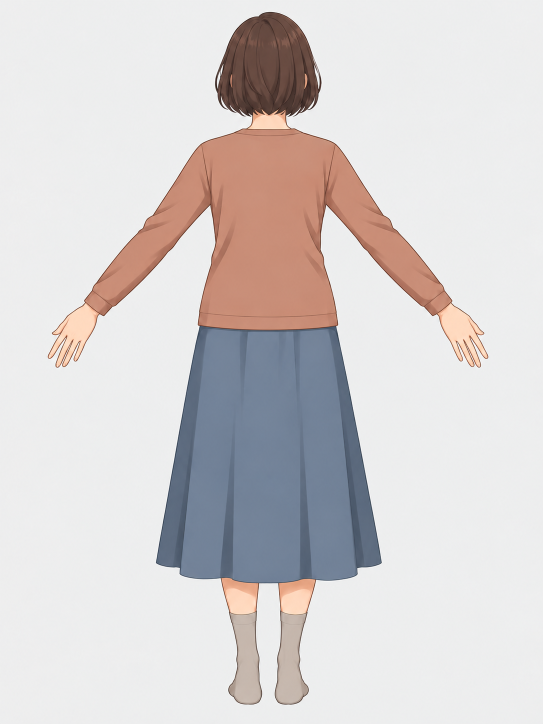
#> input picture tools/characters/design/walker-female-01-back.png, 1086 x 1448 px (shown at 1/2 size)
$ python -i shrink_glb_textures.py   (imports and definitions only)
#> lines starting #> are read from the running program, lines starting #| are printed output that depends on the picture
"""GLB の中の画像を小さくして（長辺 SIZE px の JPEG に）書き直す。形・骨・動きはそのまま。

Meshy の書き出しは 2048px の PNG を3枚（色・法線・金属/粗さ）持ち、1体 11MB ある。
ウォークスルーの人物は画面の一部にしか映らないので、1024px の JPEG で足りる（約 1/5 になる）。

縮める前に、色の島（UV の島）の外側の余白を、島の縁の色で埋め広げる。Meshy のテクスチャは島が細かく
大量に分かれていて余白がほとんど無く、そのまま縮めると島の縁に隣の島や黒い余白の色が混ざり、
人物の表面に線やすき間が見えた（利用者の指摘）。

島かどうかは、メッシュの UV の三角形を画像に塗って決める（色では決めない）。Meshy の書き出しは余白が
黒でなく白っぽく塗られている所が多く、色で決めると白い余白が島に数えられて残り、遠目で使う縮小版の画像
（ミップマップ）で髪や服の継ぎ目に白い点々が出た（利用者の指摘、2026-11-05）。

clean を付けると、髪とセーターの上に浮いた点や細い筋（Meshy の色の画像に描き込まれている物）を、周りの色で塗る。
周りの 11x11 画素の7割以上が髪の茶色かセーターの緑なのに自分だけ違う色の画素だけを対象にするので、
顔（周りが肌色）の目・口・眉には触らない。

  python3 tools/characters/shrink_glb_textures.py in.glb out.glb [SIZE=1024] [clean]
"""
import io, json, struct, sys
import numpy as np
from PIL import Image


# [82 lines left out: functions _accessor, uv_mask, _box, clean_flat_specks, shrink_padded, not called in this run]


def main(src, dst, size=1024, clean=False):
    data = open(src, 'rb').read()
    jlen = struct.unpack_from('<I', data, 12)[0]
    j = json.loads(data[20:20 + jlen])
    boff = 20 + jlen
    blen = struct.unpack_from('<I', data, boff)[0]
    bin_ = data[boff + 8: boff + 8 + blen]
    views = [bin_[v.get('byteOffset', 0): v.get('byteOffset', 0) + v['byteLength']] for v in j['bufferViews']]
    for ii, img in enumerate(j.get('images', [])):
        bv = img['bufferView']
        im = Image.open(io.BytesIO(views[bv]))
        im = im.convert('RGB')
        if 'normal' not in (img.get('name') or ''):
            mask = uv_mask(j, views, ii, *im.size)
            if clean and mask is not None: im = clean_flat_specks(im)      # 色の画像だけ（金属・粗さの画像は使われない）
            im = shrink_padded(im, size, mask)
        elif max(im.size) > size:
            im = im.resize((size, size) if im.size[0] == im.size[1] else (size, round(im.size[1] * size / im.size[0])), Image.LANCZOS)
        out = io.BytesIO()
        im.save(out, 'JPEG', quality=88 if 'normal' in (img.get('name') or '') else 90, subsampling=0)
        views[bv] = out.getvalue()
        img['mimeType'] = 'image/jpeg'
    # 並べ直す（各区切りは4バイト境界）
    buf = bytearray()
    for i, v in enumerate(views):
        while len(buf) % 4: buf.append(0)
        j['bufferViews'][i]['byteOffset'] = len(buf)
        j['bufferViews'][i]['byteLength'] = len(v)
        buf += v
    while len(buf) % 4: buf.append(0)
    j['buffers'] = [{'byteLength': len(buf)}]
    js = json.dumps(j, separators=(',', ':')).encode()
    while len(js) % 4: js += b' '
    total = 12 + 8 + len(js) + 8 + len(buf)
    with open(dst, 'wb') as f:
        f.write(struct.pack('<III', 0x46546C67, 2, total))
        f.write(struct.pack('<II', len(js), 0x4E4F534A)); f.write(js)
        f.write(struct.pack('<II', len(buf), 0x004E4942)); f.write(buf)

# [2 lines not run here, left out]

>>> import cv2
>>> picture = cv2.imread('design/walker-female-01-back.png', cv2.IMREAD_GRAYSCALE)
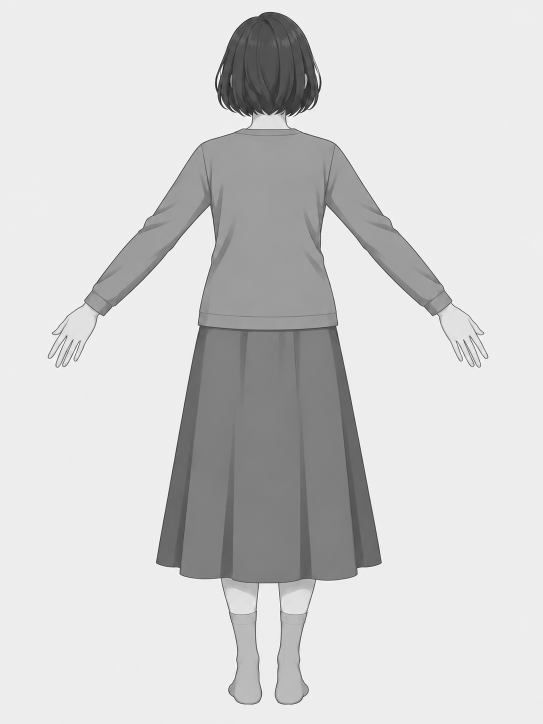
#> picture: shape (1448, 1086) (shown at 1/2 size); min 9, max 255, mean 210.6
>>> result = main(picture, 'out.png')
#> (the run stopped early here; a loop or call above may not have finished)

$ run again, on tools/characters/design/walker-female-01-side.png
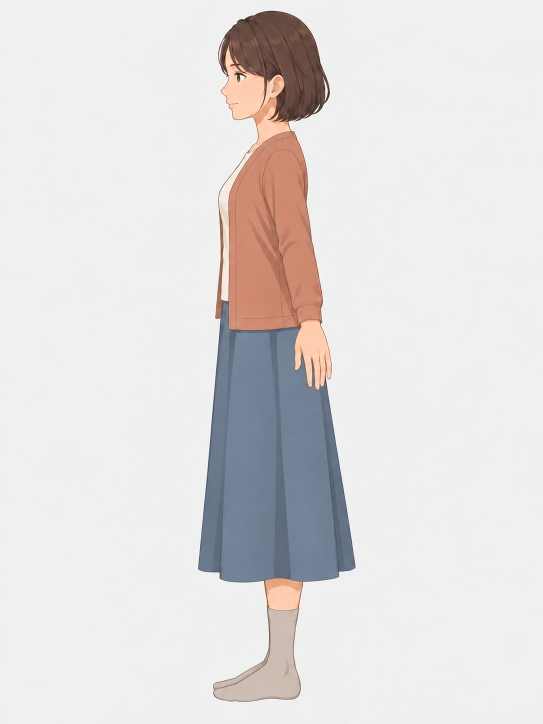
#> input picture tools/characters/design/walker-female-01-side.png, 1086 x 1448 px (shown at 1/2 size)
#> `picture = cv2.imread('design/walker-female-01-back.png', cv2.IMREAD_GR..`:
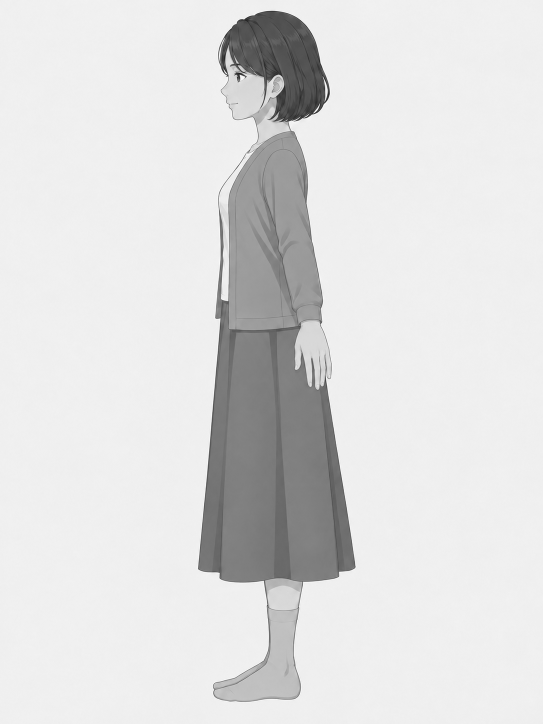
#> picture: shape (1448, 1086) (shown at 1/2 size); min 20, max 255, mean 222.2

$ run again, on tools/characters/design/walker-male-01-back.png
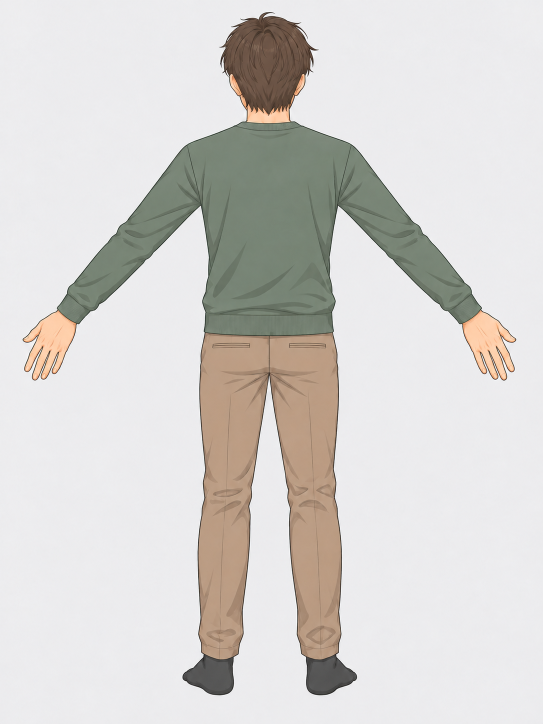
#> input picture tools/characters/design/walker-male-01-back.png, 1086 x 1448 px (shown at 1/2 size)
#> `picture = cv2.imread('design/walker-female-01-back.png', cv2.IMREAD_GR..`:
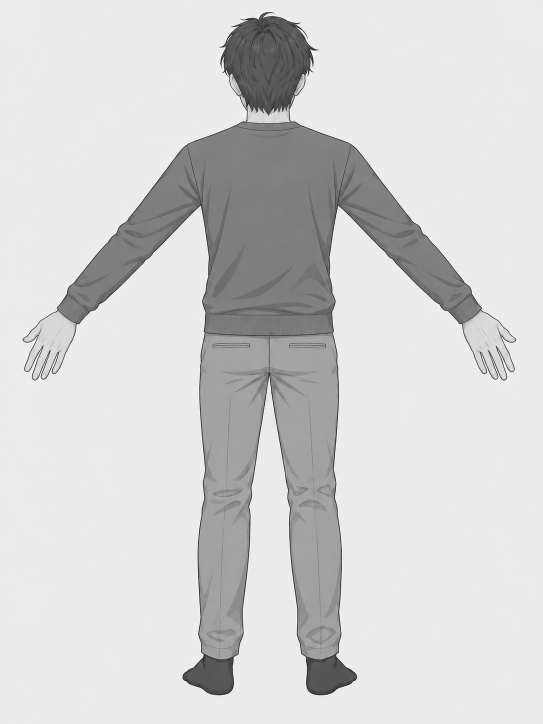
#> picture: shape (1448, 1086) (shown at 1/2 size); min 0, max 255, mean 211.5
